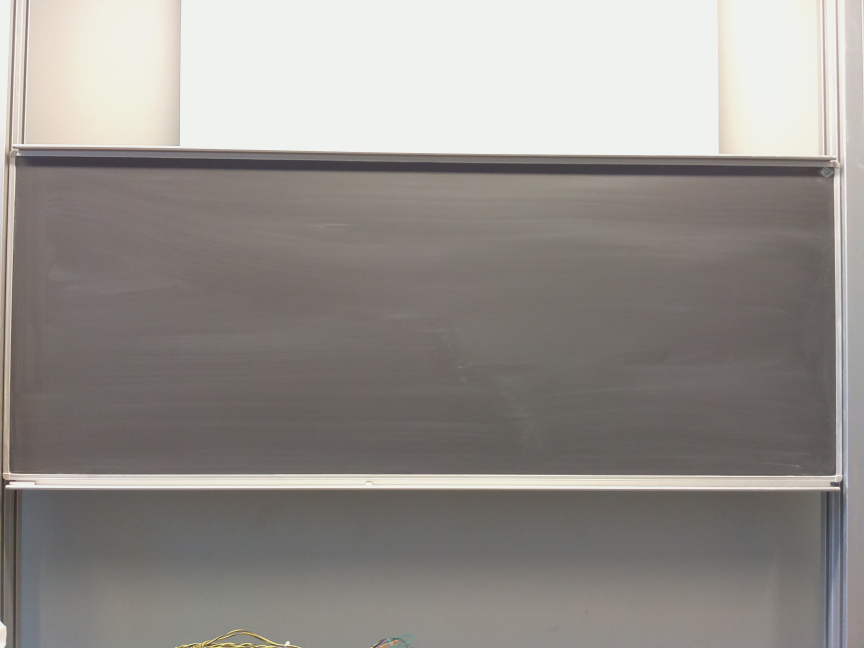
#> input picture analys/image.jpg, 2592 x 1944 px (shown at 1/3 size)
$ python crop.py
#> lines starting #> are read from the running program, lines starting #| are printed output that depends on the picture
import Image

# [5 lines of commented-out code are left out]

input_img=Image.open("image.jpg")
#> input_img is the input picture: PIL image 2592x1944 RGB; mean R, G, B 148.9, 144.8, 140.6
box= (300, 300, 1300, 1000)
output_img = input_img.crop(box)
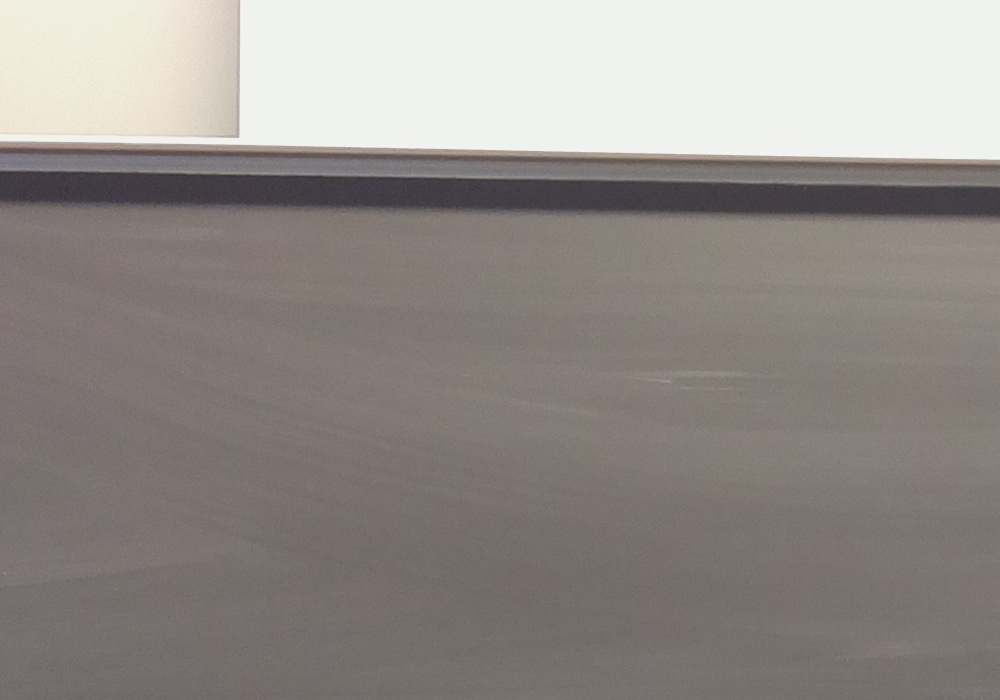
#> output_img: PIL image 1000x700 RGB; mean R, G, B 148.1, 141.9, 137.8
output_img.save("croppedimg.jpg")
#def main():
#    crop_image("image.jpg","output", 0, 0, 1029, 300)
#
#if __name__ == '__main__': main()

$ run again, with analys/dotboard.jpg copied over analys/image.jpg
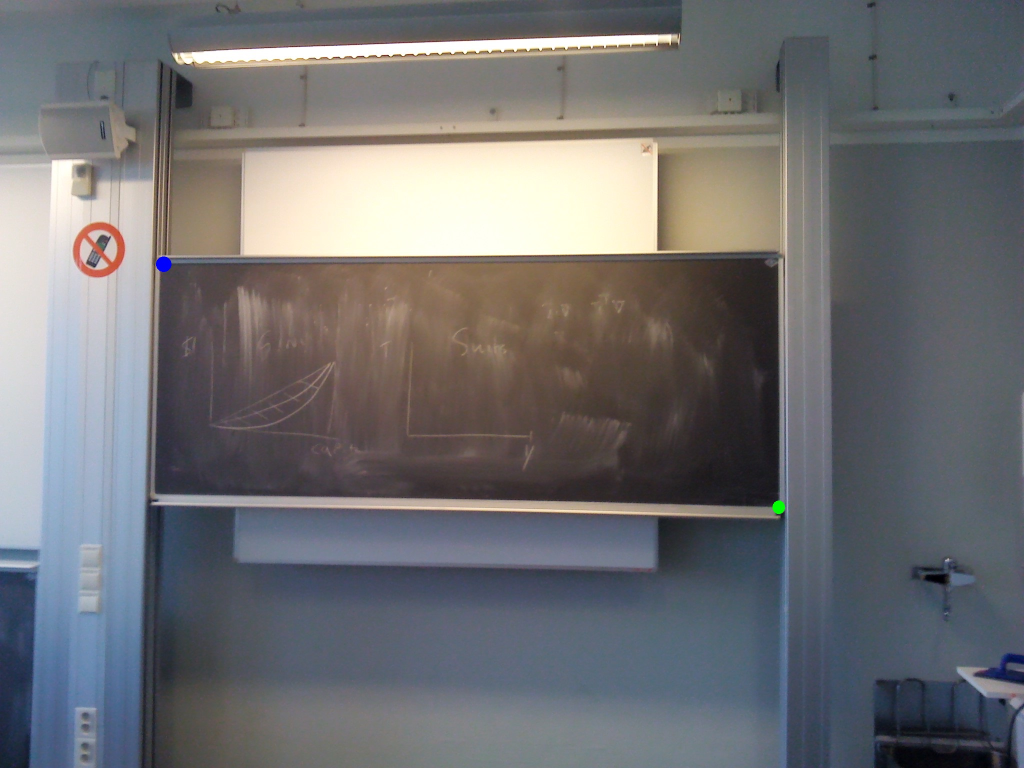
#> input picture analys/dotboard.jpg, 2048 x 1536 px (shown at 1/2 size)
#> input_img is the input picture: PIL image 2048x1536 RGB; mean R, G, B 111.6, 111.8, 114.5
#> `output_img = input_img.crop(box)`:
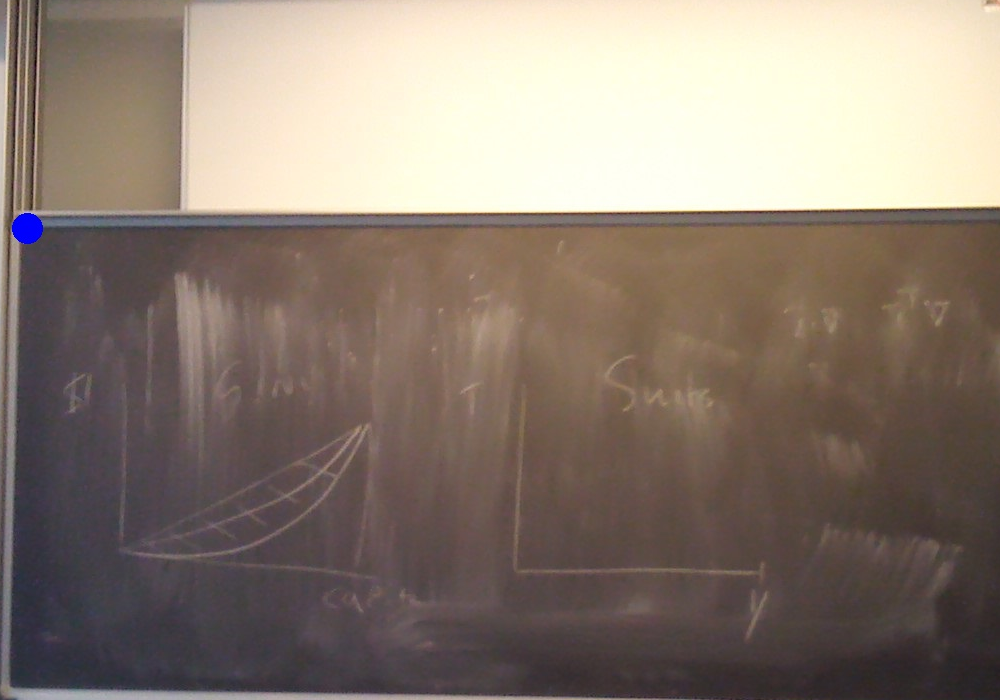
#> output_img: PIL image 1000x700 RGB; mean R, G, B 138.3, 124.3, 113.5
